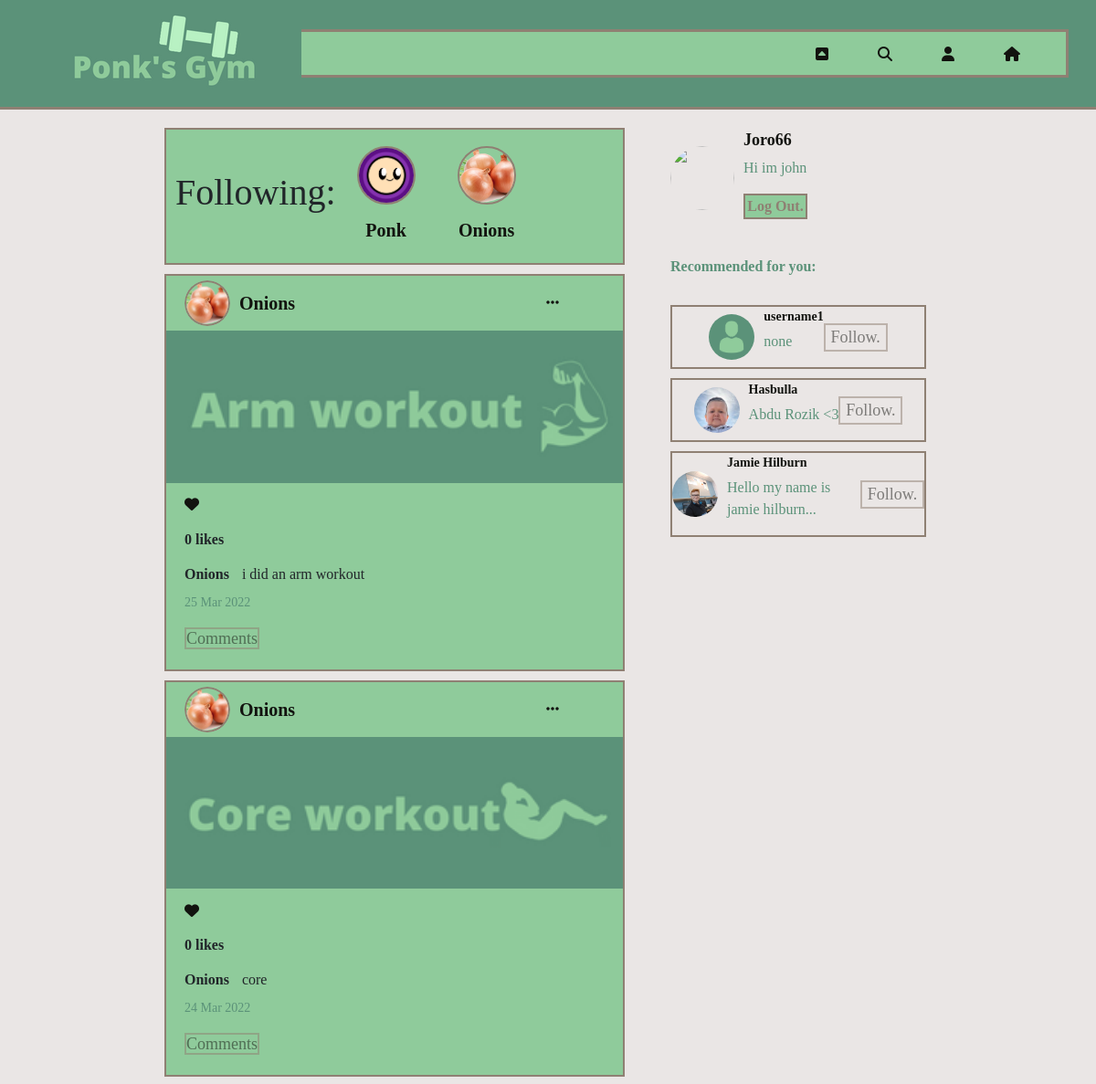
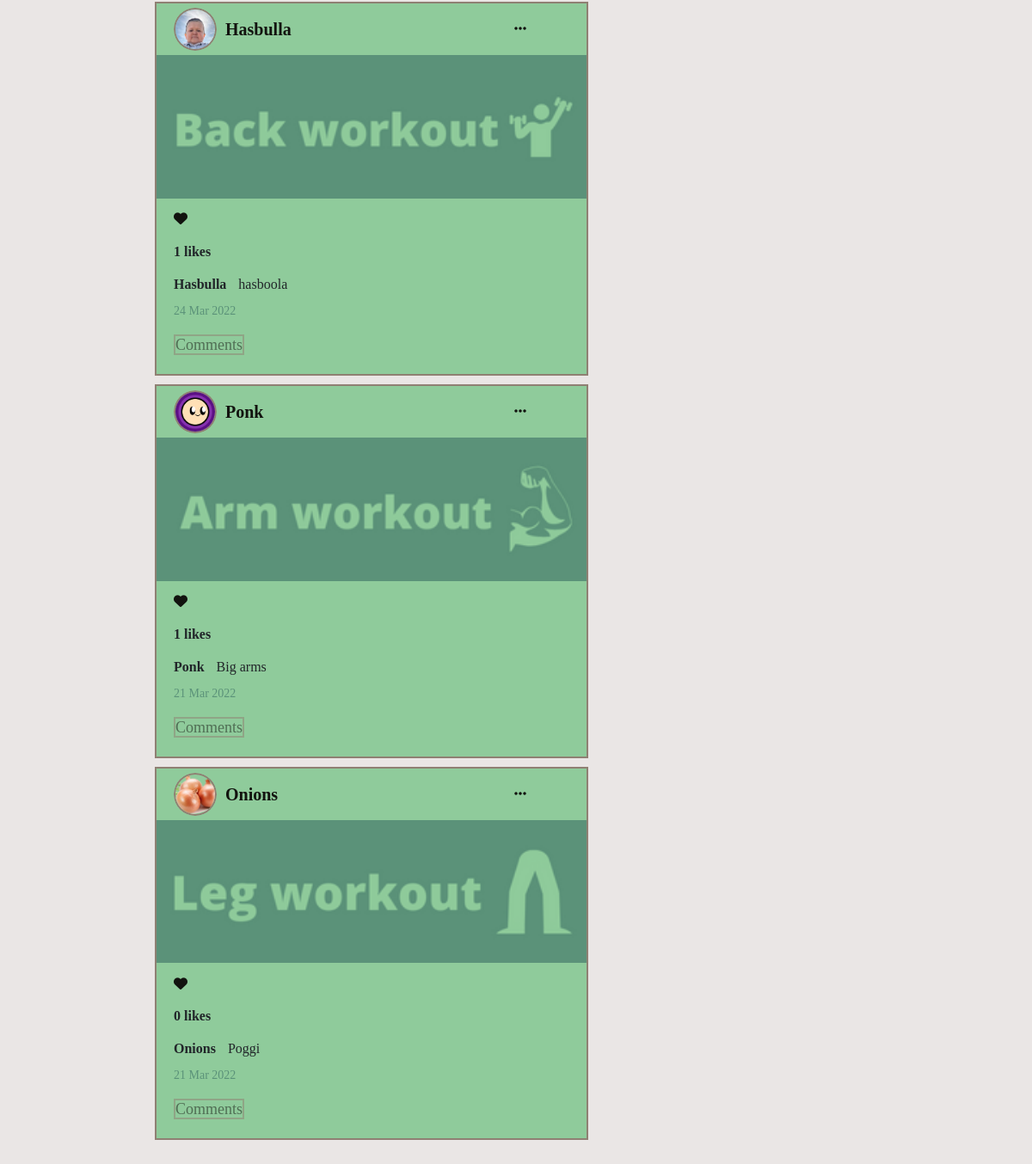
The page /index.php (signed in) on the database its author committed (2 pictures, top to bottom).
### tables this page shows
CREATE TABLE `users` (
  `id` int(11) NOT NULL,
  `username` varchar(30) NOT NULL,
  `password` varchar(50) NOT NULL,
  `email` varchar(50) NOT NULL,
  `image` text DEFAULT 'pfp-template.png',
  `followers` int(11) DEFAULT 0,
  `following` int(11) DEFAULT 0,
  `posts` int(11) DEFAULT 0,
  `bio` text DEFAULT 'none'
);

CREATE TABLE `posts` (
  `id` int(11) NOT NULL,
  `user_id` int(11) NOT NULL,
  `likes` int(11) NOT NULL,
  `caption` varchar(250) NOT NULL,
  `date` datetime NOT NULL DEFAULT current_timestamp(),
  `username` varchar(50) NOT NULL,
  `profile_image` text NOT NULL,
  `image` text DEFAULT NULL
);

### get_following.php (called while the page is built, shortened)
<?php
include('connection.php');
$user_id = $_SESSION['id'];
$stmt = $conn->prepare("SELECT other_user_id FROM followings WHERE user_id = ?");
$stmt->bind_param("i",$user_id);
$stmt->execute();
$ids = array();
$result = $stmt->get_result();
while($row = $result->fetch_array(MYSQLI_NUM)){
    foreach($row as $r){
        $ids[] = $r;
    }
}
$following_ids = join(",",$ids);
$stmt = $conn->prepare("SELECT * FROM users WHERE id in ($following_ids) ORDER BY RAND()");
$stmt->execute();
$other_people = $stmt->get_result();
?>

### get_latest_posts.php (called while the page is built, shortened)
<?php
include('connection.php');
if(isset($_GET['page_no']) && $_GET['page_no'] != ""){
    $page_no = $_GET['page_no'];
}else{
    $page_no = 1;
}
$total_posts_per_page = 100000000000;
$offset = ($page_no - 1) * $total_posts_per_page;
$stmt = $conn->prepare("SELECT * FROM posts ORDER BY id DESC LIMIT $offset,$total_posts_per_page");
$stmt->execute();
$posts = $stmt->get_result();
?>

### check_if_liked.php (called while the page is built)
<?php
include('connection.php');
$user_id = $_SESSION['id'];
$post_id = $post['id'];
$stmt = $conn->prepare("SELECT * FROM likes WHERE user_id = ? AND post_id = ?");
$stmt->bind_param("ii",$user_id,$post_id);
$stmt->execute();
$stmt->store_result();
if($stmt->num_rows() > 0){
    $like_status = true;
}else{
    $like_status = false;
}
?>

### get_suggestions.php (called while the page is built, shortened)
<?php
include('connection.php');
$user_id = $_SESSION["id"];
$stmt = $conn->prepare('SELECT other_user_id FROM followings WHERE user_id = ?');
$stmt->bind_param("i",$user_id);
$stmt->execute();
$ids = array();
$result = $stmt->get_result();
while($row = $result->fetch_array(MYSQLI_NUM)){
    foreach($row as $r){
        $ids[] = $r;
    }
}
$following_ids = join(",",$ids);
$stmt = $conn->prepare("SELECT * FROM users WHERE id not in ($following_ids) ORDER BY RAND() LIMIT 10");
$stmt->execute();
$suggestions = $stmt->get_result();
?>

### index.php (the view, shortened to what this page needs)
<?php
    include('header.php')
?>
    <section class="main">
        <div class="wrapper">
            <div class="left-col">
                <?php include('following_index.php'); ?>
                <?php include('get_latest_posts.php'); ?>
                <?php foreach($posts as $post){ ?>
                    <div class="post">
                        <div class="info">
                            <div class="user">
                                <?php if($post['user_id'] != $_SESSION['id']){ ?>
                                    <form action="user_profile.php" id="other_user_form<?php echo $post['user_id']; ?>" method="POST" style="display: flex;">
                                            <div class="pfp">
                                                <img onclick="document.getElementById('other_user_form'+<?php echo $post['user_id']; ?>).submit();" src="<?php echo "assets/img/".$post['profile_image']; ?>"/>
                                            </div>
                                            <p class="username2" onclick="document.getElementById('other_user_form'+<?php echo $post['user_id']; ?>).submit();"><?php echo $post['username']; ?></p>
                                    </form>
                                <?php } ?>
                            </div>
                            <a href="single_post.php?post_id=<?php echo $post['id']; ?>"><i class="fas fa-ellipsis-h options"></i></a>
                        </div>
                        <img src="<?php echo "assets/img/".$post['image']; ?>" class="post-img"/>
                        <div class="post-content">
                            <div class="reaction-wrapper">
                            <?php include('check_if_liked.php'); ?>
                            <?php if($like_status){ ?>
                                <form action="unlike_post.php" method="POST">
                                    <input type="hidden" name="post_id" value="<?php echo $post['id']; ?>"/>
                                    <button class="heart" type="submit" name="unheart_btn" >
                                        <i style="color: red;" class="icon fas fa-heart"></i>
                                    </button>
                                </form>
                            <?php }else{ ?>
                                <form action="like_post.php" method="POST">
                                    <button class="heart" type="submit" name="heart_btn" >
                                        <i class="icon fas fa-heart"></i>
                                    </button>
                                </form>
                            <?php } ?>
                            </div>
                            <p class="likes"><?php echo $post['likes']; ?> likes</p>
                            <p class="description"><span><?php echo $post['username']; ?></span>  <?php echo $post['caption']; ?></p>
                            <p class="post-time"><?php echo date("d M Y", strtotime($post['date'])); ?></p>
                            <div>
                                <a class="comment-button" href="single_post.php?post_id=<?php echo $post['id']; ?>">comments</a>
                            </div>
                        </div>
                    </div>
                <?php }?>
            </div>
            <div class="right-col">
                <?php include('suggestion_sidearea.php'); ?>
            </div>
        </div>
    </section>
</body>
</html>

### header.php (shortened to what this page needs)
<!DOCTYPE html>
<html lang="en">
<head>
    <link href="https://cdn.jsdelivr.net/npm/bootstrap@5.1.3/dist/css/bootstrap.min.css" rel="stylesheet">
    <link rel="stylesheet" href="https://cdn.jsdelivr.net/npm/@fortawesome/fontawesome-free@5.15.4/css/fontawesome.min.css"/>
    <link rel="stylesheet" href="assets/css/style.css"/>
</head>
<body>
    <nav class="navbar">
        <div class="nav-wrapper">
            <img src="assets/img/logo.png" class="brand-img"/>
            <div class="nav-items">
                <a href="workouts.php"><i class="fa-solid fa-square-caret-up"></i></a>
                <a href="search.php"><i class="fa-solid fa-magnifying-glass"></i></a>
                <a href="profile.php"><i class="fas fa-user"></i></a>
                <a href="index.php"><i class="fa-solid fa-house"></i></a>
            </div>
        </div>
    </nav>

### following_index.php (shortened to what this page needs)
<?php
include('get_following.php');
?>
<div class="status-wrapper">
    <h1>Following:</h1>
    <?php foreach($other_people as $person){?>
        <form method="POST" action="user_profile.php" id="other_user_form<?php echo $person['id']; ?>">
            <div class="status-card">
                <div class="pfp">
                    <img onclick="document.getElementById('other_user_form'+<?php echo $person['id']; ?>).submit();" src="<?php echo "assets/img/".$person['image']; ?>">
                </div>
                <p class="username" onclick="document.getElementById('other_user_form'+<?php echo $person['id']; ?>).submit();"><?php echo $person['username']; ?></p>
            </div>
        </form>
    <?php } ?>
</div>

### suggestion_sidearea.php (shortened to what this page needs)
<div class="profile-card">
    <div class="pfp">
        <img src="<?php echo "assets/img/".$_SESSION['image']; ?>" alt="">
    </div>
    <div>
        <p class="username"><?php echo $_SESSION['username']; ?></p>
        <p class="sub-text"><?php echo $_SESSION['bio']; ?></p>
        <form method="GET" action="logout.php">
            <button class="logout-button">Log out.</button>
        </form>
    </div>
</div>
<p class="suggestion-text">Recommended for you:</p>
<?php include("get_suggestions.php"); ?>
<?php foreach($suggestions as $suggestion){ ?>
    <?php if($suggestion['id'] != $_SESSION['id']){ ?>
    <div class="suggestion-card">
        <div class="suggestion-pic">
            <form id="suggestion_form<?php echo $suggestion['id'];?>" method="POST" action="user_profile.php">
                <img class="otherpfp" style="cursor: pointer;" onclick="document.getElementById('suggestion_form'+<?php echo $suggestion['id'];?>).submit();" src="<?php echo "assets/img/".$suggestion['image'];?>"/>
            </form>
        </div>
        <div>
            <p onclick="document.getElementById('suggestion_form'+<?php echo $suggestion['id'];?>).submit();" class="username"><?php echo $suggestion['username'];?></p>
            <p class="sub-text"><?php
                if(strlen($suggestion['bio']) < 30){
                    echo $suggestion['bio'];
                }else{
                    echo substr($suggestion['bio'],0,30)."...";
                }
            ?></p>
        </div>
        <form action="follow_user.php" method="POST">
            <button name="follow_btn" type="submit" class="comment-button">Follow.</button>
        </form>
    </div>
    <?php } ?>
<?php } ?>

### assets/css/style.css (style rules this page uses)
.navbar { background-color: #5B9279; position: fixed; top: 0; left: 0; width: 100%; height: 120px; border-bottom: 3px solid #8F8073; display: flex; justify-content: center; padding: 5px 0; }
.nav-wrapper { background-color: #8FCB9B; width: 95%; height: 50%; display: flex; justify-content: space-between; align-items: center; border-bottom: 3px solid #8F8073; border-top: 3px solid #8F8073; border-right: 3px solid #8F8073; }
* { margin: 0; padding: 0; box-sizing: border-box; font-family: Trebuchet MS; }
body { width: 100%; background-color: #EAE6E5; position: relative; font-family: Trebuchet MS; }
.nav-items { height: 22px; position: relative; }
i { cursor: pointer; margin-right: 50px; color: #12130F; }
.main { width: 100%; padding: 40px 0; display: flex; justify-content: center; margin-top: 50px; }
.wrapper { width: 70%; display: grid; grid-template-columns: 60% 40%; grid-gap: 30px; }
.left-col { display: flex; flex-direction: column; margin-top: 50px; }
.status-wrapper { width: 100%; height: 150px; background-color: #8FCB9B; border: 2px solid #8F8073; padding: 10px; padding-right: 0; display: flex; align-items: center; overflow: hidden; overflow-x: auto; }
.status-card { flex: 0 0 auto; width: 80px; display: flex; flex-direction: column; align-items: center; margin-right: 20px; margin-left: 20px; }
.pfp { width: 70px; height: 70px; border-radius: 50%; overflow: hidden; padding: 3px; margin-top: 10px; margin-bottom: 10px; }
.pfp img { width: 100%; height: 100%; object-fit: cover; border-radius: 50%; border: 2px solid #8F8073; }
.otherpfp { object-fit: cover; }
.username { font-weight: bold; cursor: pointer; font-size: 20px; color:#12130F; }
.username2 { font-weight: bold; cursor: pointer; font-size: 20px; margin-top: 20px; margin-left: 10px; color:#12130F; }
.post { width: 100%; height: auto; background-color: #8FCB9B; border: 2px solid #8F8073; margin-top: 10px; }
.info { width: 100%; height: 60px; display: flex; justify-content: space-between; align-items: center; padding: 0 20px; }
.info .options { height: 10px; cursor: pointer; }
.info .user { display: flex; align-items: center; }
.info .pfp { width: 50px; height: 50px; border: 2px; padding: 0; background: none; align-items: center; }
.post-img { width: 100%; align-items: center; object-fit: cover; }
.post .post-img, .single-post-img { align-items: center; }
.description span { font-weight: bold; margin-right: 10px; }
.post-content { width: 100%; padding: 20px; }
.likes { font-weight: bold; }
.description { margin: 10px 0; font-size: 16px; line-height: 20px; }
.post-time { color: #5B9279; font-size: 14px; }
.comment-button, .logout-button { width: 70px; height: 100%; background: none; border: 2px solid #8F8073; outline: none; text-transform: capitalize; font-size: 18px; color: #12130F; opacity: 0.5; text-decoration: none; }
.reaction-wrapper { width: 100%; height: 50px; display: flex; margin-top: -20px; align-items: center; }
.reaction-wrapper .icon { height: 25px; margin: 0; margin-right: 20px; }
.right-col { padding: 20px; margin-top: 30px; }
.profile-card { width: fit-content; display: flex; justify-content: center; align-items: center; margin-bottom: 10px; }
.profile-card .pfp { flex: 0 0 auto; padding: 0; background: none; width: 70px; height: 70px; margin-right: 10px; }
.profile-card .pfp img { border: none; width: 70px; height: 70px; }
.profile-card .username { font-weight: 500px; font-size: 18px; color: #12130F; margin-bottom: 0; }
.profile-card .sub-text, .suggestion-card .sub-text { color: #5B9279; font-size: 16px; font-weight: 500; margin-top: 5px; }
.logout-button { opacity: 1; font-weight: 700; font-size: 16px; color: #8F8073; background-color: #8FCB9B; margin-bottom: 10px; }
.suggestion-card .suggestion-pic { flex: 0 0 auto; padding: 0; background: none; width: 50px; height: 50px; margin-right: 10px; }
.suggestion-card .suggestion-pic img { border: none; width: 50px; height: 50px; border-radius: 50%; }
.suggestion-text { font-size: 16px; color: #5B9279; font-weight: 700; margin: 30px 0; }
.suggestion-card { width: 200px; display: flex; justify-content: center; align-items: center; margin-bottom: 10px; border: 2px solid #8F8073; }
.suggestion-card .username { font-weight: 500px; font-size: 14px; color: #12130F; margin-bottom: 0; }
nav { z-index: 1; }
.suggestion-card { width: 280px; }
.status-card { width: auto; }
.pfp { cursor: pointer; object-fit: cover; }
.heart { width: 24px; height: 25px; background: none; border: none; }

### rows shown on the page
users: image (picture), username "Ponk"
users: image (picture), username "Onions"
posts: profile_image (picture), username "Onions", image (picture), likes "0", caption "i did an arm workout", date "25 Mar 2022"
posts: profile_image (picture), username "Onions", image (picture), likes "0", caption "core", date "24 Mar 2022"
posts: profile_image (picture), username "Hasbulla", image (picture), likes "1", caption "hasboola", date "24 Mar 2022"
posts: profile_image (picture), username "Ponk", image (picture), likes "1", caption "Big arms", date "21 Mar 2022"
posts: profile_image (picture), username "Onions", image (picture), likes "0", caption "Poggi", date "21 Mar 2022"
users: image (picture), username "username1", bio "none"
users: image (picture), username "Hasbulla", bio "Abdu Rozik <3"
users: image (picture), username "Jamie Hilburn", bio "Hello my name is jamie hilburn"

### other values the page prints
$_SESSION['username'] "Joro66"
$_SESSION['bio'] "Hi im john"
